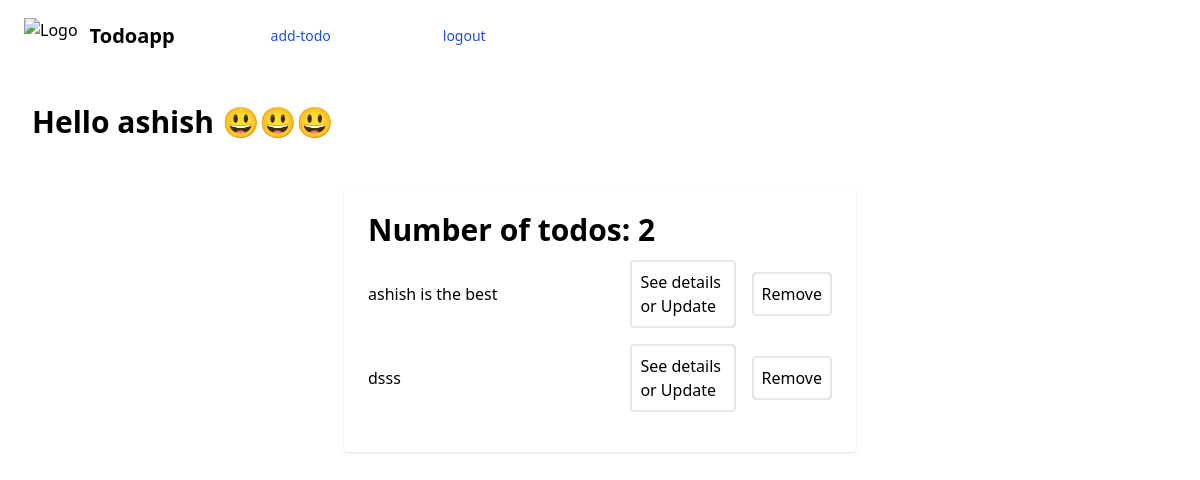
Before: / (signed in) with the older database file.
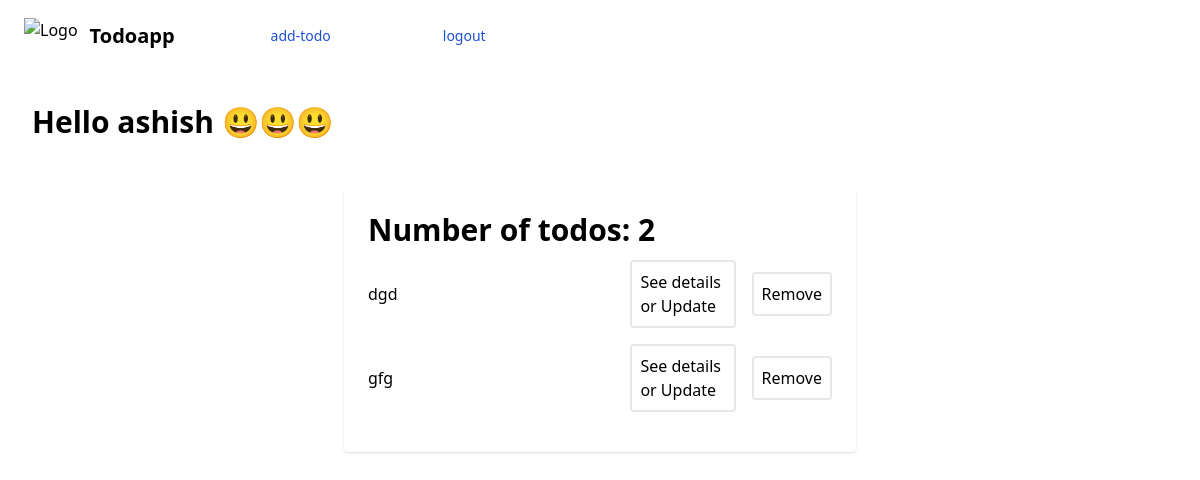
After: the same page with the newer database file.
### todoapp/models.py (models this page shows, shortened)
class todoModel(models.Model):
    user = models.ForeignKey(User,on_delete=models.CASCADE,null=True)
    title=models.TextField()
    description=models.TextField()
    date=models.DateField(auto_now_add=True)

### todoapp/views.py (the view)
# urls.py: path("",views.indexPage,name="home"),
def indexPage(request):
    if request.user.is_anonymous:
        return redirect("/login")
    todos=todoModel.objects.filter(user= request.user)
    return render(request, 'index.html',{"todos":todos})

### templates/index.html (shortened to what this page needs)
{% extends 'base.html' %} {% block body %}
<div class="m-8">
  <h1 class="text-3xl font-bold">Hello {{request.user}} 😃😃😃</h1>
</div>
{% if todos %}
<div
  class="h-100 w-full flex items-center justify-center bg-teal-lightest font-sans"
>
  <div class="bg-white rounded shadow p-6 m-4 w-full lg:w-3/4 lg:max-w-lg">
    <div>
      <h2 class="text-3xl font-semibold mb-3">
        Number of todos: {{ todos|length }}
      </h2>
      {% for todo in todos reversed %}
      <div class="flex mb-4 items-center">
        <p class="w-full">{{todo.title}}</p>
        <a
          href="/update/{{todo.title}}"
          class="flex-no-shrink p-2 ml-4 mr-2 border-2 rounded hover:text-blue-500"
        >
          See details or Update
        </a>
        <a
          href="{% url 'delete' todo.id %}"
          class="flex-no-shrink p-2 ml-2 border-2 rounded hover:text-blue-500"
        >
          Remove
        </a>
      </div>
      {% endfor %}
    </div>
  </div>
</div>
{% endif %} {% endblock body %}

### templates/base.html (shortened to what this page needs)
<!DOCTYPE html>
<html>
  <head>
    <script src="https://cdn.tailwindcss.com"></script>
  </head>
  <body>
    {% include "navbar.html" %} {% block body %}{% endblock body %}
  </body>
</html>

### templates/navbar.html (shortened to what this page needs)
<!DOCTYPE html>
<html>
  <head>
    <script src="https://cdn.tailwindcss.com"></script>
  </head>
  <body>
    <header>
      <nav
        class="bg-white border-gray-200 px-4 lg:px-6 py-2.5 dark:bg-gray-800"
      >
        <div
          class="flex gap-20 items-center mx-auto max-w-screen-xl"
        >
          <a href="/" class="flex items-center">
            <img
              src="https://flowbite.com/docs/images/logo.svg"
              class="mr-3 h-6 sm:h-9"
              alt=" Logo"
            />
            <span
              class="self-center text-xl font-semibold whitespace-nowrap dark:text-white"
              >Todoapp</span
            >
          </a>
    {% if request.path != '/login/' %}
      {% if  request.path != '/signin/' %}
         {% if request.path != '/addtodo/' %}
    <div class="hidden w-full md:block md:w-auto" id="navbar-default">
          <ul class="flex flex-col p-4 mt-4 bg-gray-50 rounded-lg border border-gray-100 md:flex-row md:space-x-8 md:mt-0 md:text-sm md:font-medium md:border-0 md:bg-white dark:bg-gray-800 md:dark:bg-gray-900 dark:border-gray-700">
            <li>
              <a href="/addtodo" class="block py-2 pr-4 pl-3 text-white bg-blue-700 rounded md:bg-transparent md:text-blue-700 md:p-0 dark:text-white" aria-current="page">add-todo</a>
            </li>
          </ul>
        </div>
    {% endif %}
        <div class="hidden w-full md:block md:w-auto" id="navbar-default">
      <ul class="flex flex-col p-4 mt-4 bg-gray-50 rounded-lg border border-gray-100 md:flex-row md:space-x-8 md:mt-0 md:text-sm md:font-medium md:border-0 md:bg-white dark:bg-gray-800 md:dark:bg-gray-900 dark:border-gray-700">
        <li>
          <a href="/logout" class="block py-2 pr-4 pl-3 text-white bg-blue-700 rounded md:bg-transparent md:text-blue-700 md:p-0 dark:text-white" aria-current="page">logout</a>
        </li>
      </ul>
    </div>
      {% endif %}
    {% endif %}
      </nav>
    </header>
  </body>
</html>

Changed rows visible on the page:
removed todoModel: title "ashish is the best"
removed todoModel: title "dsss"
added todoModel: title "dgd"
added todoModel: title "gfg"
